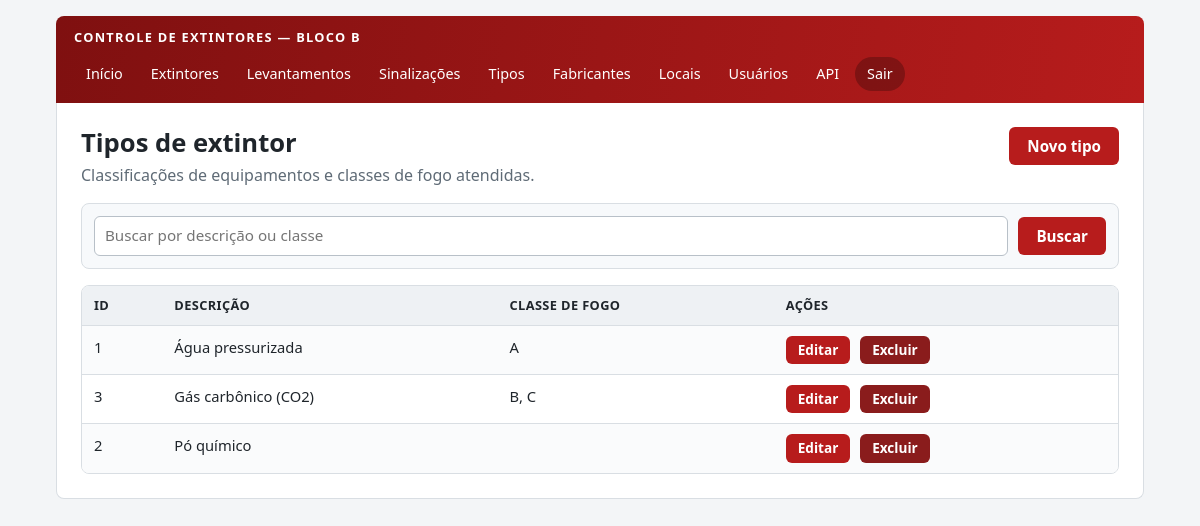
Screenshot of /lista_tipos.php (signed in) with the database file from the repository.
### tables this page shows
CREATE TABLE IF NOT EXISTS tipo_extintor (
  id_tipo INT AUTO_INCREMENT PRIMARY KEY,
  descricao VARCHAR(100) NOT NULL,
  classe_fogo VARCHAR(20) NULL
);

### autenticacao.php (called while the page is built, shortened)
<?php
function escapar(mixed $valor): string
{
    return htmlspecialchars((string) $valor, ENT_QUOTES, "UTF-8");
}
function ehAdmin(): bool
{
    return ($_SESSION["usuario_perfil"] ?? "") === "administrador";
}

### lista_tipos.php (the view, shortened to what this page needs)
<?php
require_once "autenticacao.php";
require_once "layout.php";
require_once "conexao.php";
$busca = trim($_GET["busca"] ?? "");
$like = "%" . $busca . "%";
$stmt = $conexao->prepare("SELECT id_tipo, descricao, classe_fogo FROM tipo_extintor
                           WHERE descricao LIKE ? OR classe_fogo LIKE ? ORDER BY descricao");
$stmt->bind_param("ss", $like, $like);
$stmt->execute();
$resultado = $stmt->get_result();
inicioPagina("Tipos de extintor");
?>
<div class="titulo-com-acao">
    <div>
        <h1>Tipos de extintor</h1>
        <p class="subtitulo">Classificações de equipamentos e classes de fogo atendidas.</p>
    </div>
    <?php if (ehAdmin()) { ?>
        <a class="botao-link" href="cadastro_tipo.php">Novo tipo</a>
    <?php } ?>
</div>
<form class="filtros" method="GET">
    <input type="search" name="busca" placeholder="Buscar por descrição ou classe" value="<?php echo escapar($busca); ?>">
    <button type="submit">Buscar</button>
</form>
<div class="tabela-responsiva">
    <table>
        <tr><th>ID</th><th>Descrição</th><th>Classe de fogo</th><?php if (ehAdmin()) echo "<th>Ações</th>"; ?></tr>
        <?php while ($tipo = $resultado->fetch_assoc()) { ?>
            <tr>
                <td><?php echo escapar($tipo["id_tipo"]); ?></td>
                <td><?php echo escapar($tipo["descricao"]); ?></td>
                <td><?php echo escapar($tipo["classe_fogo"]); ?></td>
                <?php if (ehAdmin()) { ?>
                    <td class="acoes">
                        <a class="botao-link pequeno" href="cadastro_tipo.php?id=<?php echo (int) $tipo["id_tipo"]; ?>">Editar</a>
                        <?php echo botaoExcluir("exclui_tipo.php", (int) $tipo["id_tipo"]); ?>
                    </td>
                <?php } ?>
            </tr>
        <?php } ?>
    </table>
</div>
<?php
fimPagina();

### layout.php (shortened to what this page needs)
<?php
require_once "autenticacao.php";
function inicioPagina(string $titulo): void
{
    $perfil = $_SESSION["usuario_perfil"] ?? "";
    ?>
    <!DOCTYPE html>
    <html lang="pt-br">
    <head>
        <link rel="stylesheet" href="styles.css?v=6">
    </head>
    <body>
        <main class="app">
            <header class="topo-app">
                <p class="marca">CONTROLE DE EXTINTORES — BLOCO B</p>
                <nav class="menu" aria-label="Menu principal">
                    <a href="painel.php">Início</a>
                    <a href="lista_extintores.php">Extintores</a>
                    <a href="lista_levantamentos.php">Levantamentos</a>
                    <a href="lista_sinalizacoes.php">Sinalizações</a>
                    <?php if ($perfil === "administrador") { ?>
                        <a href="lista_tipos.php">Tipos</a>
                        <a href="lista_fabricantes.php">Fabricantes</a>
                        <a href="lista_locais.php">Locais</a>
                        <a href="lista_usuarios.php">Usuários</a>
                    <?php } ?>
                    <a href="consome_api.php">API</a>
                    <a class="sair" href="logout.php">Sair</a>
                </nav>
            </header>
            <section class="conteudo-app">
    <?php
}
function fimPagina(): void
{
    ?>
            </section>
        </main>
    </body>
    </html>
    <?php
}
function botaoExcluir(string $arquivo, int $id, string $texto = "Excluir"): string
{
    return '<form class="form-inline" action="' . escapar($arquivo) . '" method="POST" '
        . 'onsubmit="return confirm(\'Confirma a exclusão deste registro?\');">'
        . campoCsrf()
        . '<input type="hidden" name="id" value="' . $id . '">'
        . '<button type="submit" class="perigo">' . escapar($texto) . '</button></form>';
}

### styles.css (style rules this page uses)
:root { --vermelho: #b71c1c; --vermelho-escuro: #7f1010; --carvao: #1f252b; --cinza: #5f6b76; --fundo: #f3f5f7; --painel: #f7f9fb; --branco: #ffffff; --borda: #d9dee3; --verde: #2e7d32; --amarelo: #c98a00; --raio: 8px; }
*, *::before, *::after { box-sizing: border-box; }
html { -webkit-text-size-adjust: 100%; }
body { margin: 0; min-height: 100vh; color: var(--carvao); background: var(--fundo); font-family: "Segoe UI", Arial, Helvetica, sans-serif; font-size: 16px; line-height: 1.5; }
h1 { margin: 0 0 4px; font-size: 1.6rem; line-height: 1.25; }
p { margin: 0 0 12px; }
a { color: var(--vermelho); }
.app { width: 100%; max-width: 1120px; margin: 0 auto; padding: 16px; }
.topo-app { display: flex; flex-wrap: wrap; align-items: center; justify-content: space-between; gap: 10px 20px; padding: 12px 18px; color: var(--branco); background: linear-gradient(100deg, var(--vermelho-escuro), var(--vermelho)); border-radius: var(--raio) var(--raio) 0 0; }
.marca { margin: 0; font-size: 0.8rem; font-weight: bold; letter-spacing: 0.1em; }
.menu { display: flex; flex-wrap: wrap; gap: 4px; }
.menu a { padding: 6px 12px; color: var(--branco); font-size: 0.9rem; text-decoration: none; border-radius: 999px; }
.menu .sair { background: rgba(0, 0, 0, 0.25); }
.conteudo-app { padding: 24px; background: var(--branco); border: 1px solid var(--borda); border-top: 0; border-radius: 0 0 var(--raio) var(--raio); }
.subtitulo { margin-bottom: 18px; color: var(--cinza); }
.titulo-com-acao { display: flex; flex-wrap: wrap; align-items: flex-start; justify-content: space-between; gap: 12px; margin-bottom: 16px; }
.titulo-com-acao .subtitulo { margin-bottom: 0; }
button, .botao-link { display: inline-block; padding: 10px 18px; color: var(--branco); background: var(--vermelho); border: 0; border-radius: 6px; font: inherit; font-size: 0.95rem; font-weight: 600; line-height: 1.2; text-align: center; text-decoration: none; cursor: pointer; }
.botao-link.pequeno, button.perigo { padding: 6px 12px; font-size: 0.85rem; }
button.perigo { background: #8a1c1c; }
input, select, textarea { display: block; width: 100%; padding: 10px 12px; color: var(--carvao); background: var(--branco); border: 1px solid #b8c0c8; border-radius: 6px; font: inherit; font-size: 1rem; line-height: 1.3; }
.filtros { display: flex; flex-wrap: wrap; gap: 10px; align-items: center; margin: 0 0 16px; padding: 12px; background: var(--painel); border: 1px solid var(--borda); border-radius: var(--raio); }
.filtros input, .filtros select { flex: 1 1 170px; width: auto; min-width: 0; padding: 9px 10px; font-size: 0.95rem; }
.filtros button { flex: 0 0 auto; }
.form-inline { display: inline-block; margin: 0; padding: 0; }
.tabela-responsiva { width: 100%; overflow-x: auto; -webkit-overflow-scrolling: touch; border: 1px solid var(--borda); border-radius: var(--raio); }
table { width: 100%; min-width: 560px; border-collapse: collapse; font-size: 0.92rem; }
th, td { padding: 10px 12px; text-align: left; vertical-align: top; border-bottom: 1px solid var(--borda); }
th { color: var(--carvao); background: #eef1f4; font-size: 0.8rem; letter-spacing: 0.03em; text-transform: uppercase; white-space: nowrap; }
tr:last-child td { border-bottom: 0; }
tr:nth-child(even) td { background: #fafbfc; }
.acoes { white-space: nowrap; }
.acoes > * { display: inline-block; vertical-align: middle; }
.acoes > * + * { margin-left: 6px; }

### rows the page displays
tipo_extintor: id_tipo "1", descricao "Água pressurizada", classe_fogo "A"
tipo_extintor: id_tipo "3", descricao "Gás carbônico (CO2)", classe_fogo "B, C"
tipo_extintor: id_tipo "2", descricao "Pó químico"
